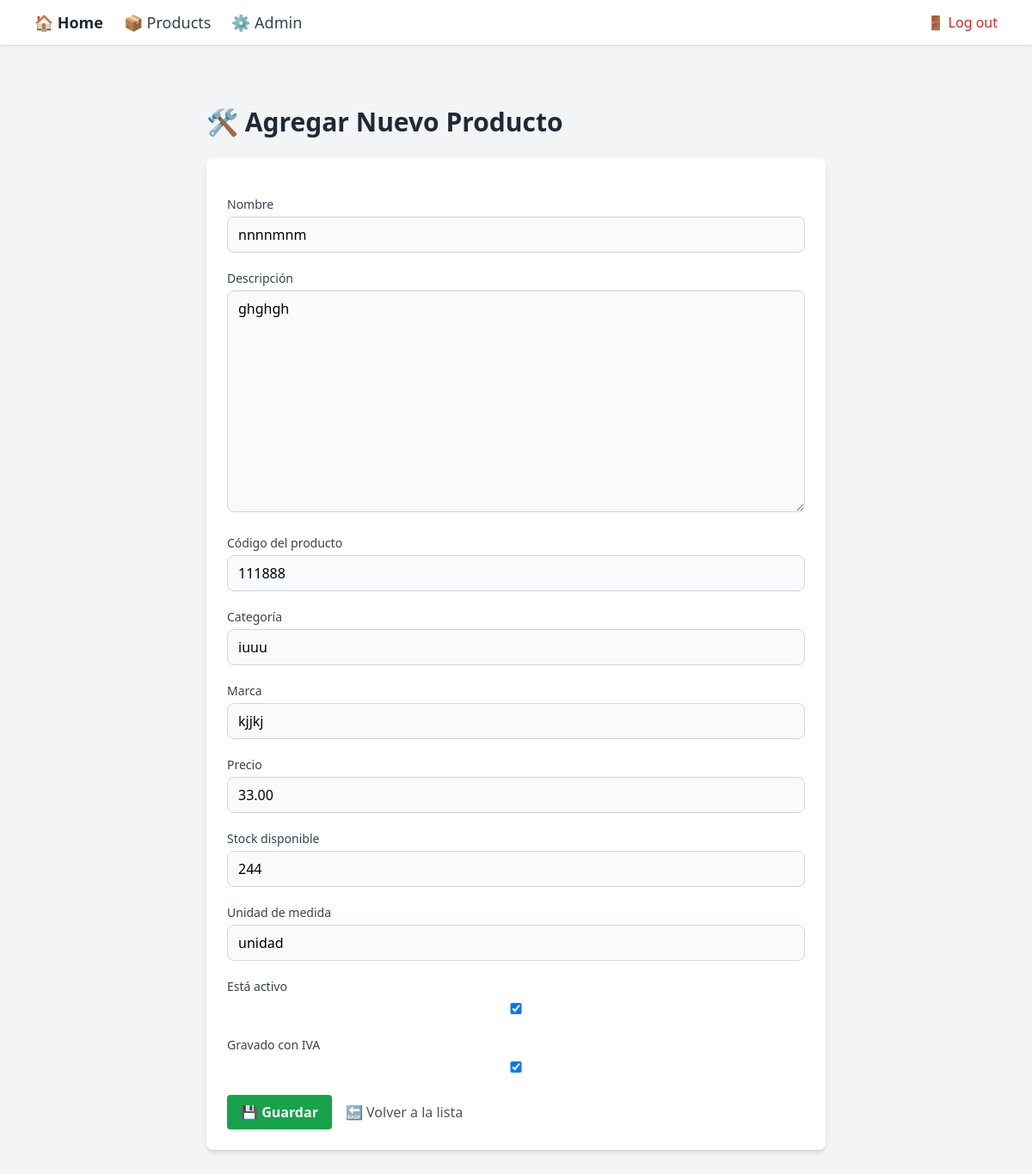
The app's page /products/editar/4/ (signed in) with its own data.
### products/models.py (models this page shows, shortened)
class Product(models.Model):
    name = models.CharField("Nombre", max_length=100)
    description = models.TextField("Descripción", blank=True)
    code = models.CharField("Código del producto", max_length=50, unique=True)
    category = models.CharField("Categoría", max_length=50)
    brand = models.CharField("Marca", max_length=50, blank=True)
    price = models.DecimalField("Precio", max_digits=10, decimal_places=2)
    stock = models.PositiveIntegerField("Stock disponible")
    unit = models.CharField("Unidad de medida", max_length=20, default="unidad")
    is_active = models.BooleanField("Está activo", default=True)
    is_taxable = models.BooleanField("Gravado con IVA", default=True)
    created_at = models.DateTimeField("Fecha de creación", auto_now_add=True)
    updated_at = models.DateTimeField("Última actualización", auto_now=True)

### products/views.py (the view)
# urls.py: path('editar/<int:pk>/', views.product_update, name='product_update'),
@login_required
def product_update(request, pk):
    product = get_object_or_404(Product, pk=pk)
    if request.method == 'POST':
        form = ProductForm(request.POST, instance=product)
        if form.is_valid():
            form.save()
            return redirect('product_list')
    else:
        form = ProductForm(instance=product)
    return render(request, 'products/form.html', {'form': form})

### products/forms.py
class ProductForm(forms.ModelForm):
    class Meta:
        model = Product
        fields = '__all__'

### products/templates/products/form.html (shortened to what this page needs)
{% extends 'products/base.html' %}
{% load widget_tweaks %}
{% block content %}
<div class="max-w-3xl mx-auto py-10 px-6">
    <h1 class="text-3xl font-bold text-gray-800 mb-6">🛠️ Agregar Nuevo Producto</h1>
    <form method="post" class="bg-white p-6 rounded-lg shadow-md space-y-5">
        {% for field in form %}
            <div>
                <label class="block text-sm font-medium text-gray-700 mb-1">
                    {{ field.label }}
                </label>
                {{ field|add_class:"w-full px-3 py-2 border border-gray-300 rounded-lg bg-gray-50 focus:outline-none focus:ring-2 focus:ring-blue-500" }}
            </div>
        {% endfor %}
        <div class="flex items-center gap-4 mt-6">
            <button type="submit" class="bg-green-600 hover:bg-green-700 text-white font-semibold px-4 py-2 rounded shadow">
                💾 Guardar
            </button>
            <a href="{% url 'product_list' %}" class="text-gray-600 hover:underline">
                🔙 Volver a la lista
            </a>
        </div>
    </form>
</div>
{% endblock %}

### records on screen
Product: form "nnnnmnm" "ghghgh" "111888" "iuuu" "kjjkj" "33.00" "244" "unidad" "☑" "☑"

### other values on screen
{{ field.label }} "Nombre" "Descripción" "Código del producto" "Categoría" "Marca" "Precio" "Stock disponible" "Unidad de medida" "Está activo" "Gravado con IVA"
